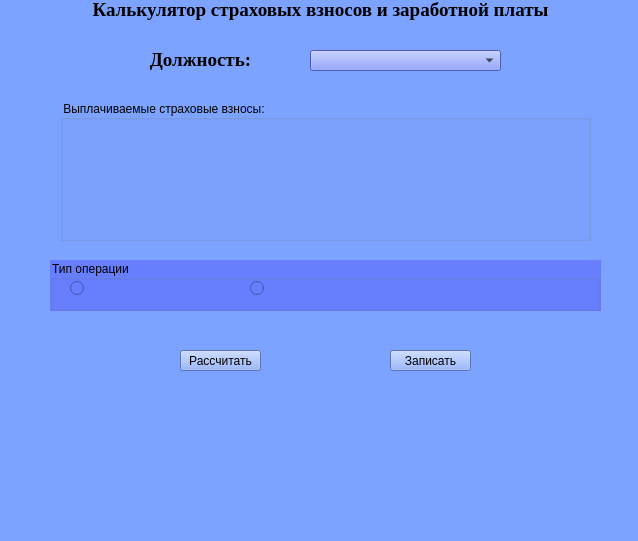
<?xml version="1.0" encoding="UTF-8"?>
<ui version="4.0">
 <class>MainWindow</class>
 <widget class="QMainWindow" name="MainWindow">
  <property name="geometry">
   <rect>
    <x>0</x>
    <y>0</y>
    <width>638</width>
    <height>541</height>
   </rect>
  </property>
  <property name="windowTitle">
   <string>MainWindow</string>
  </property>
  <property name="styleSheet">
   <string notr="true">background-color: rgb(124, 163, 255);</string>
  </property>
  <widget class="QWidget" name="centralwidget">
   <widget class="QComboBox" name="comboBox">
    <property name="geometry">
     <rect>
      <x>310</x>
      <y>50</y>
      <width>191</width>
      <height>21</height>
     </rect>
    </property>
    <property name="styleSheet">
     <string notr="true">background-color:rgb(103, 126, 255);</string>
    </property>
   </widget>
   <widget class="QGroupBox" name="groupBox">
    <property name="geometry">
     <rect>
      <x>50</x>
      <y>260</y>
      <width>551</width>
      <height>51</height>
     </rect>
    </property>
    <property name="styleSheet">
     <string notr="true">background-color: rgb(103, 126, 255);</string>
    </property>
    <property name="title">
     <string>Тип операции</string>
    </property>
    <widget class="QRadioButton" name="radioButton">
     <property name="geometry">
      <rect>
       <x>20</x>
       <y>20</y>
       <width>121</width>
       <height>16</height>
      </rect>
     </property>
     <property name="text">
      <string/>
     </property>
    </widget>
    <widget class="QRadioButton" name="radioButton_2">
     <property name="geometry">
      <rect>
       <x>200</x>
       <y>20</y>
       <width>141</width>
       <height>16</height>
      </rect>
     </property>
     <property name="text">
      <string/>
     </property>
    </widget>
   </widget>
   <widget class="QGroupBox" name="groupBox_2">
    <property name="geometry">
     <rect>
      <x>60</x>
      <y>100</y>
      <width>531</width>
      <height>141</height>
     </rect>
    </property>
    <property name="title">
     <string>Выплачиваемые страховые взносы:</string>
    </property>
   </widget>
   <widget class="QPushButton" name="pushButton">
    <property name="geometry">
     <rect>
      <x>180</x>
      <y>350</y>
      <width>81</width>
      <height>21</height>
     </rect>
    </property>
    <property name="text">
     <string>Рассчитать</string>
    </property>
   </widget>
   <widget class="QPushButton" name="pushButton_2">
    <property name="geometry">
     <rect>
      <x>390</x>
      <y>350</y>
      <width>81</width>
      <height>21</height>
     </rect>
    </property>
    <property name="text">
     <string>Записать</string>
    </property>
   </widget>
   <widget class="QLabel" name="window_title">
    <property name="geometry">
     <rect>
      <x>90</x>
      <y>0</y>
      <width>461</width>
      <height>20</height>
     </rect>
    </property>
    <property name="sizePolicy">
     <sizepolicy hsizetype="Expanding" vsizetype="Preferred">
      <horstretch>0</horstretch>
      <verstretch>0</verstretch>
     </sizepolicy>
    </property>
    <property name="font">
     <font>
      <family>Times New Roman</family>
      <pointsize>14</pointsize>
      <weight>75</weight>
      <bold>true</bold>
     </font>
    </property>
    <property name="text">
     <string>Калькулятор страховых взносов и заработной платы</string>
    </property>
    <property name="alignment">
     <set>Qt::AlignCenter</set>
    </property>
   </widget>
   <widget class="QLabel" name="window_title_2">
    <property name="geometry">
     <rect>
      <x>110</x>
      <y>50</y>
      <width>181</width>
      <height>20</height>
     </rect>
    </property>
    <property name="sizePolicy">
     <sizepolicy hsizetype="Expanding" vsizetype="Preferred">
      <horstretch>0</horstretch>
      <verstretch>0</verstretch>
     </sizepolicy>
    </property>
    <property name="font">
     <font>
      <family>Times New Roman</family>
      <pointsize>14</pointsize>
      <weight>75</weight>
      <bold>true</bold>
     </font>
    </property>
    <property name="text">
     <string>Должность:</string>
    </property>
    <property name="alignment">
     <set>Qt::AlignCenter</set>
    </property>
   </widget>
  </widget>
  <widget class="QMenuBar" name="menubar">
   <property name="geometry">
    <rect>
     <x>0</x>
     <y>0</y>
     <width>638</width>
     <height>21</height>
    </rect>
   </property>
  </widget>
  <widget class="QStatusBar" name="statusbar"/>
 </widget>
 <resources/>
 <connections/>
</ui>
